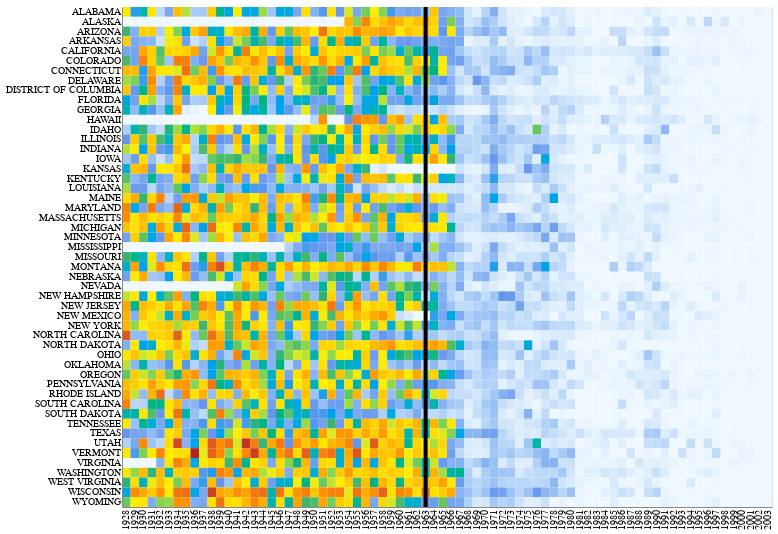

Express this chart as Vega-Lite.
### Vega-Lite specification from a JSON file in a GitHub repository (floating-point values rounded to 4 significant figures; data arrays with more than 128 entries replaced by an {"elided": "..."} marker saying what was removed)
{"config": {"view": {"continuousWidth": 400, "continuousHeight": 300}}, "layer": [{"data": {"name": "data-7c6a45a20b09aa090712bc9182fe0330"}, "mark": "rect", "encoding": {"color": {"type": "quantitative", "field": "incidence", "legend": null, "scale": {"domain": [0, 100, 200, 300, 1000, 3000], "range": ["#F0F8FF", "cornflowerblue", "mediumseagreen", "#FFEE00", "darkorange", "firebrick"], "type": "sqrt"}, "sort": "ascending"}, "tooltip": [{"type": "nominal", "field": "state"}, {"type": "quantitative", "field": "YEAR"}, {"type": "quantitative", "field": "incidence"}], "x": {"type": "ordinal", "axis": {"ticks": false, "title": null}, "field": "YEAR"}, "y": {"type": "nominal", "axis": {"ticks": false, "title": null}, "field": "state"}}, "height": 500, "width": 650}, {"data": {"name": "data-ab2328a599319c4ad43a14094a96bd74"}, "mark": {"type": "rule", "strokeWidth": 4}, "encoding": {"x": {"type": "ordinal", "field": "threshold"}}}], "$schema": "https://vega.github.io/schema/vega-lite/v4.8.1.json", "datasets": {"data-7c6a45a20b09aa090712bc9182fe0330": {"elided": "3876 records"}, "data-ab2328a599319c4ad43a14094a96bd74": [{"threshold": 1963}]}}
